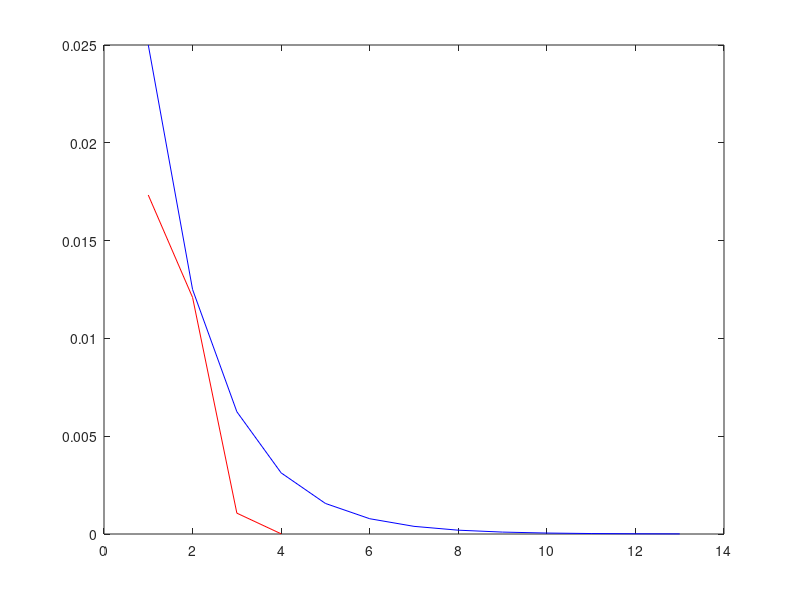

Source code (MATLAB):
rw = [0.017327 0.012094 0.001066 0.000009];
bi = [0.025000 0.012500 0.006250 0.003125 0.001562 0.000781 0.000391 0.000195 0.000098 0.000049 0.000024 0.000012 0.000006];
bit = 1:1:13;
rwt = 1:1:4;
plot(rwt, rw, 'r');
hold on
plot(bit, bi, 'b');